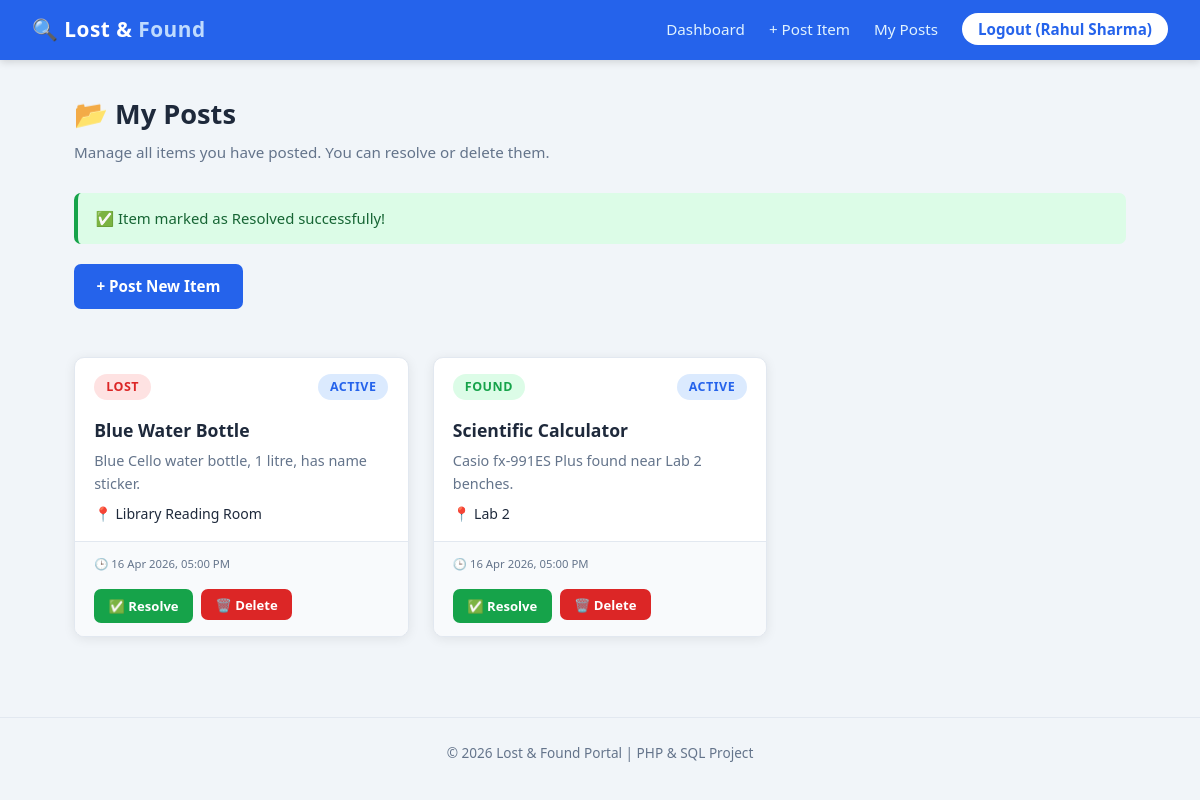
/my_posts.php?action=resolve&id=1 (signed in), run on the app's committed database.
### tables this page shows
CREATE TABLE `items` (
  `item_id` int(11) NOT NULL,
  `user_id` int(11) NOT NULL,
  `post_type` enum('Lost','Found') NOT NULL,
  `item_name` varchar(150) NOT NULL,
  `description` text NOT NULL,
  `location` varchar(200) NOT NULL,
  `image_path` varchar(255) DEFAULT NULL,
  `status` enum('Active','Resolved') DEFAULT 'Active',
  `posted_at` datetime DEFAULT current_timestamp()
);

### my_posts.php (the view, shortened to what this page needs)
<?php
require_once "includes/config.php";
$user_id = $_SESSION['user_id'];
$message  = "";
$msg_type = "success";
if (isset($_GET["action"]) && $_GET["action"] === "resolve" && isset($_GET["id"])) {
    $sql = "UPDATE items SET status = 'Resolved' WHERE item_id = ? AND user_id = ?";
    if ($stmt = mysqli_prepare($link, $sql)) {
        mysqli_stmt_bind_param($stmt, "ii", $param_item_id, $param_user_id);
        $param_user_id  = $user_id;
        if (mysqli_stmt_execute($stmt)) {
            if (mysqli_stmt_affected_rows($stmt) > 0) {
                $message = "✅ Item marked as Resolved successfully!";
            } else {
                $message  = "Could not update. This item may not belong to you.";
                $msg_type = "error";
            }
        } else {
            $message  = "Oops! Something went wrong. Please try again later.";
            $msg_type = "error";
        }
    }
}
$my_items = array();
$sql = "SELECT item_id, post_type, item_name, description, location, image_path, status, posted_at
        FROM items
        WHERE user_id = ?
        ORDER BY posted_at DESC";
if ($stmt = mysqli_prepare($link, $sql)) {
    mysqli_stmt_bind_param($stmt, "i", $param_user_id);
    if (mysqli_stmt_execute($stmt)) {
        $result = mysqli_stmt_get_result($stmt);
        while ($row = mysqli_fetch_assoc($result)) {
            $my_items[] = $row;
        }
    }
}
?>
<!DOCTYPE html>
<html lang="en">
<head>
    <link rel="stylesheet" href="css/style.css">
</head>
<body>
<nav>
    <a class="brand" href="dashboard.php">🔍 Lost &amp; <span>Found</span></a>
    <ul>
        <li><a href="dashboard.php">Dashboard</a></li>
        <li><a href="post_item.php">+ Post Item</a></li>
        <li><a href="my_posts.php">My Posts</a></li>
        <li><a href="logout.php" class="btn-nav">Logout (<?php echo $_SESSION['user_name']; ?>)</a></li>
    </ul>
</nav>
<div class="container">
    <h1 class="page-title">📂 My Posts</h1>
    <p class="page-subtitle">Manage all items you have posted. You can resolve or delete them.</p>
    <?php if ($message != ""): ?>
        <div class="alert alert-<?php echo $msg_type; ?>"><?php echo htmlspecialchars($message); ?></div>
    <?php endif; ?>
    <a href="post_item.php" class="btn btn-primary" style="margin-bottom:1.5rem;display:inline-block;">
        + Post New Item
    </a>
    <?php if (count($my_items) === 0): ?>
        <div class="empty-state">
            <div class="empty-icon">📭</div>
            <p>You haven't posted anything yet.</p>
            <a href="post_item.php" class="btn btn-primary" style="margin-top:1rem;">Post Your First Item</a>
        </div>
    <?php else: ?>
        <div class="items-grid">
            <?php foreach ($my_items as $item): ?>
                <div class="item-card">
                    <div class="item-card-header">
                        <span class="badge badge-<?php echo strtolower($item['post_type']); ?>">
                            <?php echo htmlspecialchars($item['post_type']); ?>
                        </span>
                        <span class="badge badge-<?php echo strtolower($item['status']); ?>">
                            <?php echo htmlspecialchars($item['status']); ?>
                        </span>
                    </div>
                    <div class="item-card-body">
                        <div class="item-name"><?php echo htmlspecialchars($item['item_name']); ?></div>
                        <div class="item-desc">
                            <?php
                            $desc = $item['description'];
                            echo htmlspecialchars(strlen($desc) > 100 ? substr($desc, 0, 100) . "..." : $desc);
                            ?>
                        </div>
                        <div class="item-location"><?php echo htmlspecialchars($item['location']); ?></div>
                    </div>
                    <div class="item-card-footer" style="flex-direction:column;align-items:flex-start;gap:0.5rem;">
                        <small>🕒 <?php echo date('d M Y, h:i A', strtotime($item['posted_at'])); ?></small>
                        <div class="post-actions">
                            <?php if ($item['status'] === "Active"): ?>
                                <a href="my_posts.php?action=resolve&id=<?php echo $item['item_id']; ?>"
                                   class="btn btn-success btn-sm"
                                   onclick="return confirm('Mark this item as Resolved?')">
                                    ✅ Resolve
                                </a>
                            <?php endif; ?>
                            <form method="POST" action="my_posts.php"
                                  onsubmit="return confirm('⚠️ Permanently delete this post?');"
                                  style="display:inline;">
                                <button type="submit" class="btn btn-danger btn-sm">🗑️ Delete</button>
                            </form>
                        </div>
                    </div>
                </div>
            <?php endforeach; ?>
        </div>
    <?php endif; ?>
</div>
<footer>
    &copy; <?php echo date('Y'); ?> Lost &amp; Found Portal | PHP &amp; SQL Project
</footer>
</body>
</html>

### css/style.css (style rules this page uses)
:root { --primary: #2563eb; --primary-dk: #1d4ed8; --danger: #dc2626; --success: #16a34a; --warning: #d97706; --bg: #f1f5f9; --card: #ffffff; --text: #1e293b; --muted: #64748b; --border: #e2e8f0; --radius: 10px; --shadow: 0 2px 12px rgba(0,0,0,0.08); }
*, *::before, *::after { box-sizing: border-box; margin: 0; padding: 0; }
body { font-family: 'Segoe UI', Tahoma, Geneva, Verdana, sans-serif; background-color: var(--bg); color: var(--text); min-height: 100vh; line-height: 1.6; }
a { color: var(--primary); text-decoration: none; }
nav { background: var(--primary); color: #fff; padding: 0 2rem; display: flex; align-items: center; justify-content: space-between; height: 60px; box-shadow: 0 2px 8px rgba(0,0,0,0.15); position: sticky; top: 0; z-index: 100; }
nav .brand { font-size: 1.3rem; font-weight: 700; color: #fff; letter-spacing: 0.5px; }
nav .brand span { color: #bfdbfe; }
nav ul { list-style: none; display: flex; gap: 1.5rem; align-items: center; }
nav ul li a { color: #e0f2fe; font-weight: 500; font-size: 0.95rem; transition: color 0.2s; }
nav ul li a.btn-nav { background: #fff; color: var(--primary); padding: 6px 16px; border-radius: 20px; font-weight: 600; transition: background 0.2s; }
.container { max-width: 1100px; margin: 0 auto; padding: 2rem 1.5rem; }
.page-title { font-size: 1.7rem; font-weight: 700; margin-bottom: 0.3rem; color: var(--text); }
.page-subtitle { color: var(--muted); margin-bottom: 1.8rem; font-size: 0.95rem; }
.items-grid { display: grid; grid-template-columns: repeat(auto-fill, minmax(300px, 1fr)); gap: 1.5rem; margin-top: 1.5rem; }
.item-card { background: var(--card); border-radius: var(--radius); box-shadow: var(--shadow); border: 1px solid var(--border); overflow: hidden; transition: transform 0.2s, box-shadow 0.2s; display: flex; flex-direction: column; }
.item-card-header { padding: 1rem 1.2rem 0.5rem; display: flex; align-items: center; justify-content: space-between; }
.item-card-body { padding: 0.5rem 1.2rem 1rem; flex: 1; }
.item-card-footer { padding: 0.8rem 1.2rem; border-top: 1px solid var(--border); background: #f8fafc; font-size: 0.85rem; color: var(--muted); display: flex; justify-content: space-between; align-items: center; }
.item-name { font-size: 1.1rem; font-weight: 600; color: var(--text); margin-bottom: 0.3rem; }
.item-desc { font-size: 0.9rem; color: var(--muted); margin-bottom: 0.5rem; }
.item-location { font-size: 0.88rem; color: var(--text); }
.item-location::before { content: "📍 "; }
.badge { display: inline-block; padding: 3px 12px; border-radius: 20px; font-size: 0.78rem; font-weight: 700; letter-spacing: 0.5px; text-transform: uppercase; }
.badge-lost { background: #fee2e2; color: var(--danger); }
.badge-found { background: #dcfce7; color: var(--success); }
.badge-active { background: #dbeafe; color: var(--primary); }
.btn { display: inline-block; padding: 0.65rem 1.4rem; border: none; border-radius: 7px; font-size: 0.95rem; font-weight: 600; cursor: pointer; transition: background 0.2s, transform 0.1s; font-family: inherit; text-align: center; }
.btn-primary { background: var(--primary); color: #fff; }
.btn-danger { background: var(--danger); color: #fff; }
.btn-success { background: var(--success); color: #fff; }
.btn-sm { padding: 0.4rem 0.9rem; font-size: 0.82rem; }
.alert { padding: 0.85rem 1.1rem; border-radius: 7px; margin-bottom: 1.2rem; font-size: 0.93rem; font-weight: 500; }
.alert-success { background: #dcfce7; color: #166534; border-left: 4px solid var(--success); }
.post-actions { display: flex; gap: 0.5rem; flex-wrap: wrap; margin-top: 0.5rem; }
footer { text-align: center; padding: 1.5rem; color: var(--muted); font-size: 0.85rem; margin-top: 3rem; border-top: 1px solid var(--border); }

### data on the page
items: post_type "LOST", status "ACTIVE", item_name "Blue Water Bottle", description "Blue Cello water bottle, 1 litre, has name sticker.", location "Library Reading Room", posted_at "16 Apr 2026, 05:00 PM"
items: post_type "FOUND", status "ACTIVE", item_name "Scientific Calculator", description "Casio fx-991ES Plus found near Lab 2 benches.", location "Lab 2", posted_at "16 Apr 2026, 05:00 PM"

### other printed values
$_SESSION['user_name'] "Rahul Sharma"
$message "✅ Item marked as Resolved successfully!"
